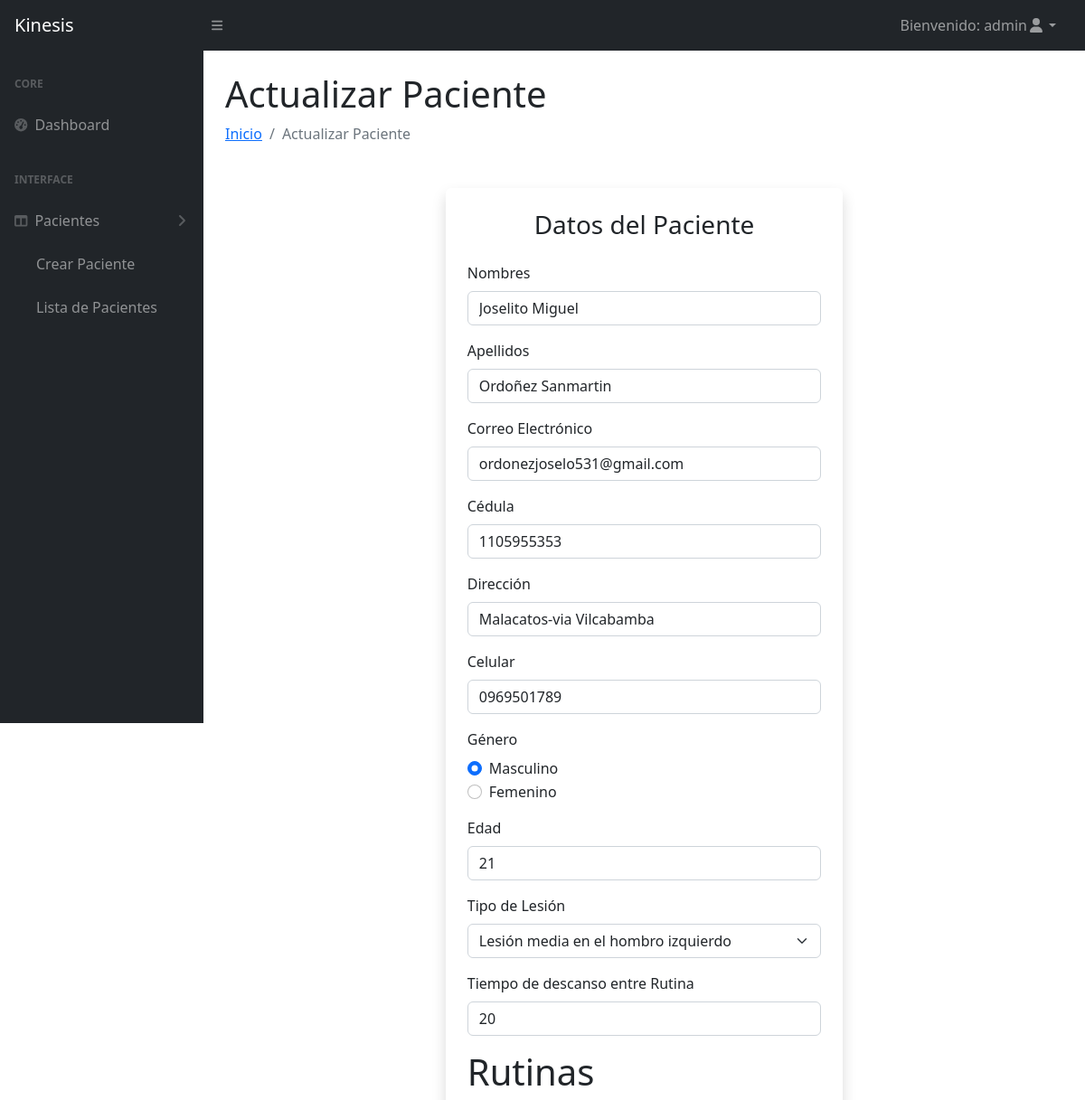
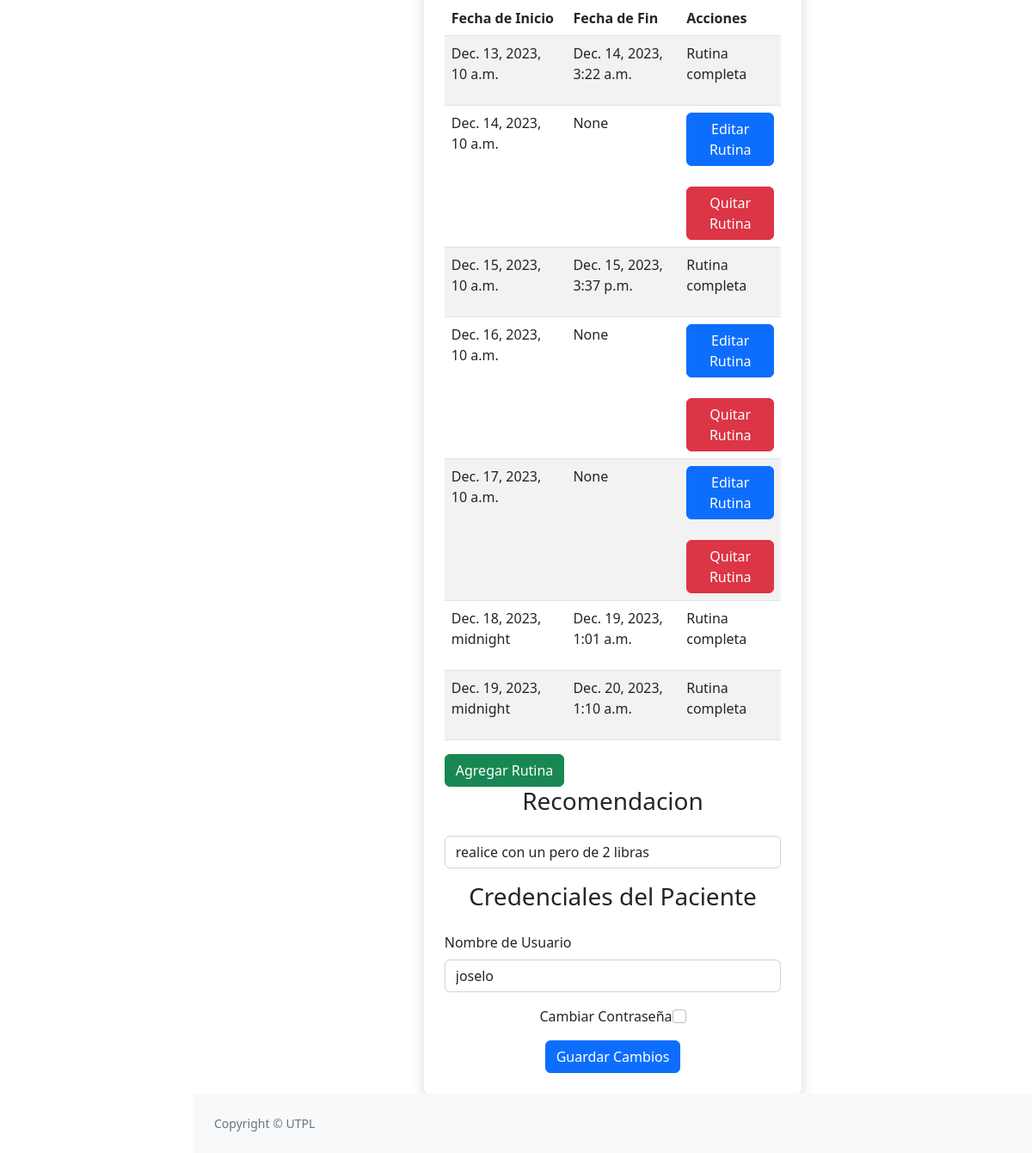
Screenshot of /update/14/ (signed in) with the database file from the repository (2 pictures, top to bottom).
### AppRehabilitation/models.py (models this page shows, shortened)
class Paciente(models.Model):
    doctor = models.ForeignKey(Doctor, on_delete=models.CASCADE)
    usuario = models.OneToOneField(User,on_delete= models.CASCADE)
    nombres = models.CharField(max_length=100)
    apellidos = models.CharField(max_length=100)
    correo = models.EmailField()
    cedula = models.CharField(max_length=20)
    direccion = models.CharField(max_length=200)
    celular = models.CharField(max_length=20)
    genero = models.CharField(max_length=10)
    edad = models.PositiveIntegerField()
    tipo_lesion = models.CharField(max_length=100, default="Sin lesión")
    rutinas_asignadas = models.PositiveIntegerField(default=0)  # Número de rutinas asignadas
    recomendacion = models.CharField(max_length=300, default="Ninguna")
    tiempo_descanso_entre_rutinas = models.PositiveIntegerField(default=0)  # Tiempo de descanso en minutos entre rutinas
    created = models.DateTimeField(auto_now_add=True)

class Rutina(models.Model):
    numero_rutina = models.PositiveIntegerField()
    paciente = models.ForeignKey(Paciente, on_delete=models.CASCADE, related_name='rutinas')
    repeticiones_asignadas = models.PositiveIntegerField()
    tiempo_descanso_repeticiones = models.PositiveIntegerField()  # Tiempo de descanso en segundos entre repeticiones
    fecha_inicio = models.DateTimeField(null=True, blank=True)
    fecha_fin = models.DateTimeField(null=True, blank=True)
    is_completed = models.BooleanField(null=True, blank=True)

### AppRehabilitation/views.py (the view, shortened to what this page needs)
# urls.py: path('update/<int:paciente_id>/', paciente_update, name='paciente_update'),
@login_required
def paciente_update(request, paciente_id):
    error_message = ''
    paciente = Paciente.objects.get(id=paciente_id)
    user = User.objects.get(id=paciente.usuario_id)
    rutinas = paciente.rutinas.all()
    form = PacienteForm(request.POST, instance=paciente)
    return render(request, 'actualizar_Paciente.html', {
        'paciente': paciente,
        'rutinas': rutinas,
        'username': user.username,
        'error': error_message,
        'form':form,
    })

### AppRehabilitation/forms.py
class PacienteForm(ModelForm):
    username = forms.CharField(max_length=150, required=True)
    password = forms.CharField(widget=forms.PasswordInput, required=True)
    class Meta:
        model = Paciente
        fields = ['nombres', 'apellidos', 'correo', 'cedula', 'direccion', 'celular', 'genero', 'edad', 'tipo_lesion','rutinas_asignadas','tiempo_descanso_entre_rutinas', 'recomendacion', 'username', 'password']

### AppRehabilitation/templates/actualizar_Paciente.html (shortened to what this page needs)
{% load static %}
<!DOCTYPE html>
<html lang="en">
<head>
</head>
<body class="sb-nav-fixed">
    {% include 'menu.html' %}
    <div id="layoutSidenav">
        <div id="layoutSidenav_content">
            <main>
                <div class="container-fluid px-4">
                    <h1 class="mt-4">Actualizar Paciente</h1>
                    <ol class="breadcrumb mb-4">
                        <li class="breadcrumb-item"><a href="/dashboard">Inicio</a></li>
                        <li class="breadcrumb-item active">Actualizar Paciente</li>
                    </ol>
                    <div class="container mt-5">
                        <div class="row justify-content-center">
                            <div class="col-md-6">
                                {% block content %}
                                <form action="/update/{{ paciente.id }}/" method="POST" class="rounded p-4 shadow">
                                    <h3 class="text-center mb-4">Datos del Paciente</h3>
                                    <div class="mb-3">
                                        <label for="{{ form.nombres.id_for_label }}" class="form-label font-weight-bold">Nombres</label>
                                        <input type="text" class="form-control" id="{{ form.nombres.id_for_label }}" name="nombres" value="{{ paciente.nombres }}" pattern="[A-Za-záéíóúÁÉÍÓÚñÑ\s" required>
                                    </div>
                                    <div class="mb-3">
                                        <label for="{{ form.apellidos.id_for_label }}" class="form-label font-weight-bold">Apellidos</label>
                                        <input type="text" class="form-control" id="{{ form.apellidos.id_for_label }}" name="apellidos" value="{{ paciente.apellidos }}" pattern="[A-Za-záéíóúÁÉÍÓÚñÑ\s" required>
                                    </div>
                                    <div class="mb-3">
                                        <label for="{{ form.correo.id_for_label }}" class="form-label font-weight-bold">Correo Electrónico</label>
                                        <input type="email" class="form-control" id="{{ form.correo.id_for_label }}" name="correo" value="{{ paciente.correo }}" placeholder="name@ejemplo.com">
                                    </div>
                                    <div class="mb-3">
                                        <label for="{{ form.cedula.id_for_label }}" class="form-label font-weight-bold">Cédula</label>
                                        <input type="number" class="form-control" id="{{ form.cedula.id_for_label }}" name="cedula" value="{{ paciente.cedula }}" maxlength="10">
                                    </div>
                                    <div class="mb-3">
                                        <label for="{{ form.direccion.id_for_label }}" class="form-label font-weight-bold">Dirección</label>
                                        <input type="text" class="form-control" id="{{ form.direccion.id_for_label }}" name="direccion" value="{{ paciente.direccion }}">
                                    </div>
                                    <div class="mb-3">
                                        <label for="{{ form.celular.id_for_label }}" class="form-label font-weight-bold">Celular</label>
                                        <input type="number" class="form-control" id="{{ form.celular.id_for_label }}" name="celular" value="{{ paciente.celular }}" maxlength="10">
                                    </div>
                                    <div class="mb-3">
                                        <label class="form-label font-weight-bold">Género</label>
                                        <div class="form-check">
                                            <input class="form-check-input" type="radio" name="genero" id="Masculino" value="Masculino" {% if paciente.genero == 'Masculino' %}checked{% endif %}>
                                            <label class="form-check-label" for="Masculino">Masculino</label>
                                        </div>
                                        <div class="form-check">
                                            <input class="form-check-input" type="radio" name="genero" id="Femenino" value="Femenino" {% if paciente.genero == 'Femenino' %}checked{% endif %}>
                                            <label class="form-check-label" for="Femenino">Femenino</label>
                                        </div>
                                    </div>
                                    <div class="mb-3">
                                        <label for="{{ form.edad.id_for_label }}" class="form-label font-weight-bold">Edad</label>
                                        <input type="number" class="form-control" id="{{ form.edad.id_for_label }}" name="edad" value="{{ paciente.edad }}" maxlength="2">
                                    </div>
                                    <div class="mb-3">
                                        <label for="{{ form.tipo_lesion.id_for_label }}" class="form-label font-weight-bold">Tipo de Lesión</label>
                                        <select class="form-select" id="{{ form.tipo_lesion.id_for_label }}" name="tipo_lesion">
                                            <option value="Lesión media en el hombro izquierdo" {% if paciente.tipo_lesion == 'Lesión media en el hombro izquierdo' %}selected{% endif %}>Lesión media en el hombro izquierdo</option>
                                        </select>
                                    </div>
                                    <div class="mb-3">
                                        <label for="{{ form.tiempo_descanso_entre_rutinas.id_for_label }}" class="form-label font-weight-bold">Tiempo de descanso entre Rutina</label>
                                        <input type="number" class="form-control" id="{{ form.tiempo_descanso_entre_rutinas.id_for_label }}" value="{{paciente.tiempo_descanso_entre_rutinas}}" name="tiempo_descanso_entre_rutinas" maxlength="3" >
                                      </div>
                                    <h1>Rutinas</h1>
                                    <table class="table table-striped">
                                        <thead>
                                            <tr>
                                                <th>Fecha de Inicio</th>
                                                <th>Fecha de Fin</th>
                                                <th>Acciones</th>
                                            </tr>
                                        </thead>
                                        <tbody>
                                            {% for rutina in rutinas %}
                                                <tr>
                                                    <td>{{ rutina.fecha_inicio }}</td>
                                                    <td>{{ rutina.fecha_fin }}</td>
                                                    <td>
                                                        {% if not rutina.is_completed %}
                                                            <a class="btn btn-primary open-dialog-edit" data-rutina-id="{{ rutina.numero_rutina }}" data-rutina-fecha="{{ rutina.fecha_inicio|date:"Y-m-d" }}" data-paciente-id="{{ paciente.id }}">Editar Rutina</a>
                                                            </div> <br> <br>
                                                            <button class="btn btn-danger delete-rutina-btn" data-rutina-id="{{ rutina.numero_rutina }}" data-paciente-id="{{ paciente.id }}">Quitar Rutina</button>
                                                        {% else %}
                                                            <p>Rutina completa</p>
                                                        {% endif %}
                                                    </td>
                                                </tr>
                                            {% empty %}
                                                <tr>
                                                    <td colspan="3">No hay rutinas disponibles.</td>
                                                </tr>
                                            {% endfor %}
                                    <a  id="open-dialog" class="btn btn-success">Agregar Rutina</a>
                                    <div class="mb-3">
                                        <h3 class="text-center mb-4">Recomendacion</h3>
                                        <input type="text" class="form-control" id="{{ form.recomendacion.id_for_label }}" name="{{ form.recomendacion.name }}" value="{{ paciente.recomendacion }}" maxlength="300">
                                    </div>
                                    <h3 class="text-center mb-4">Credenciales del Paciente</h3>
                                    <div class="mb-3">
                                        <label for="{{ form.username.id_for_label }}" class="form-label font-weight-bold">Nombre de Usuario</label>
                                        <input type="text" class="form-control" id="{{ form.username.id_for_label }}" name="username" value="{{ username }}" required>
                                    </div>
                                    <div class="mb-3">
                                        <div class="d-flex justify-content-center">
                                            <label for="cambiar-contrasena" class="form-check-label">Cambiar Contraseña</label>
                                            <input type="checkbox" id="cambiar-contrasena" class="form-check-input">
                                        </div>
                                    </div>
                                    <div class="d-flex justify-content-center">
                                        <button type="submit" class="btn btn-primary">Guardar Cambios</button>
                                    </div>
                                {% endblock %}
                            </div>
                        </div>
                    </div>
            <footer class="py-4 bg-light mt-auto">
                {% include 'footer.html' %}
            </footer>
</body>
</html>

### AppRehabilitation/templates/menu.html (shortened to what this page needs)
{% load static %}
<!DOCTYPE html>
<html lang="en">
    <head>
        <link href="https://cdn.jsdelivr.net/npm/simple-datatables@7.1.2/dist/style.min.css" rel="stylesheet" />
        <link href="{% static 'css/styles.css' %}" rel="stylesheet" />
    </head>
    <body class="sb-nav-fixed">
        <nav class="sb-topnav navbar navbar-expand navbar-dark bg-dark">
            <a class="navbar-brand ps-3" href="{% url 'dashboard' %}">Kinesis</a>
            <button class="btn btn-link btn-sm order-1 order-lg-0 me-4 me-lg-0" id="sidebarToggle" href="#!"><i class="fas fa-bars"></i></button>
            {% if user.is_authenticated %}
                <ul class="navbar-nav ms-auto ms-md-0 me-3 me-lg-4">
                    <li class="nav-item dropdown">
                        <a class="nav-link dropdown-toggle" id="navbarDropdown" href="#" role="button" data-bs-toggle="dropdown" aria-expanded="false">Bienvenido: {{ user.username }}<i class="fas fa-user fa-fw"></i></a>
                    </li>
                </ul>
        </nav>
        <div id="layoutSidenav">
            <div id="layoutSidenav_nav">
                <nav class="sb-sidenav accordion sb-sidenav-dark" id="sidenavAccordion">
                    <div class="sb-sidenav-menu">
                        <div class="nav">
                            <div class="sb-sidenav-menu-heading">Core</div>
                            <a class="nav-link" href="{% url 'dashboard' %}">
                                <div class="sb-nav-link-icon"><i class="fas fa-tachometer-alt"></i></div>
                                Dashboard
                            </a>
                            <div class="sb-sidenav-menu-heading">Interface</div>
                            <a class="nav-link collapsed" href="" data-bs-toggle="collapse" data-bs-target="#collapseLayouts" aria-expanded="false" aria-controls="collapseLayouts">
                                <div class="sb-nav-link-icon"><i class="fas fa-columns"></i></div>
                                Pacientes
                                <div class="sb-sidenav-collapse-arrow"><i class="fas fa-angle-down"></i></div>
                            </a>
                            <nav class="sb-sidenav-menu-nested nav">
                                <a class="nav-link" href="/pacientes/create/">Crear Paciente</a>
                                <a class="nav-link" href="/pacientes">Lista de Pacientes</a>
                            </nav>
                        </div>
                    </div>
                    {% endif %}
                </nav>
            </div>
        </div>
    </body>
</html>

### rows the page displays
Paciente: nombres "Joselito Miguel", apellidos "Ordoñez Sanmartin", correo "ordonezjoselo531@gmail.com", cedula "1105955353", direccion "Malacatos-via Vilcabamba", celular "0969501789", genero "☑ Masculino", genero "☐ Femenino", edad "21", tipo_lesion "Lesión media en el hombro izquierdo", tiempo_descanso_entre_rutinas "20", recomendacion "realice con un pero de 2 libras"
Rutina: fecha_inicio "Dec. 13, 2023, 10 a.m.", fecha_fin "Dec. 14, 2023, 3:22 a.m.", is_completed "Rutina completa"
Rutina: fecha_inicio "Dec. 14, 2023, 10 a.m.", fecha_fin "None"
Rutina: fecha_inicio "Dec. 15, 2023, 10 a.m.", fecha_fin "Dec. 15, 2023, 3:37 p.m.", is_completed "Rutina completa"
Rutina: fecha_inicio "Dec. 16, 2023, 10 a.m.", fecha_fin "None"
Rutina: fecha_inicio "Dec. 17, 2023, 10 a.m.", fecha_fin "None"
Rutina: fecha_inicio "Dec. 18, 2023, midnight", fecha_fin "Dec. 19, 2023, 1:01 a.m.", is_completed "Rutina completa"
Rutina: fecha_inicio "Dec. 19, 2023, midnight", fecha_fin "Dec. 20, 2023, 1:10 a.m.", is_completed "Rutina completa"

### other values shown
{{ user.username }} "admin"
